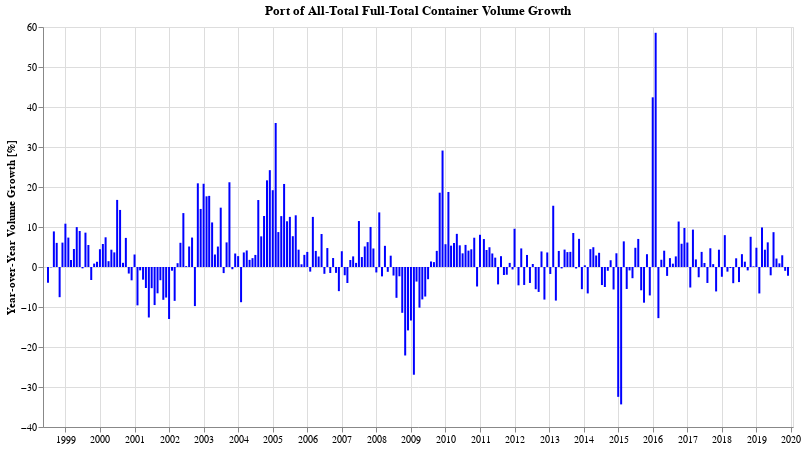

This figure's notebook cell:
### Code cell
doYoyChart(df_oak_combined, 'All-Total')

### Figure 1 — Vega-Lite specification as saved in the notebook (floating-point values rounded to 4 significant figures; data arrays with more than 128 entries replaced by an {"elided": "..."} marker saying what was removed)
{"config": {"view": {"continuousWidth": 400, "continuousHeight": 300}}, "data": {"name": "data-a0f65b45f544368d70e857544f563074"}, "mark": {"type": "bar", "color": "blue", "width": 2}, "encoding": {"tooltip": [{"type": "temporal", "field": "dt", "format": "%b %Y"}, {"type": "quantitative", "field": "Full-Total"}], "x": {"type": "temporal", "axis": {"title": ""}, "field": "dt"}, "y": {"type": "quantitative", "axis": {"title": "Year-over-Year Volume Growth [%]"}, "field": "Full-Total"}}, "height": 400, "title": "Port of All-Total Full-Total Container Volume Growth", "width": 750, "$schema": "https://vega.github.io/schema/vega-lite/v4.0.2.json", "datasets": {"data-a0f65b45f544368d70e857544f563074": {"elided": "276 records"}}}
